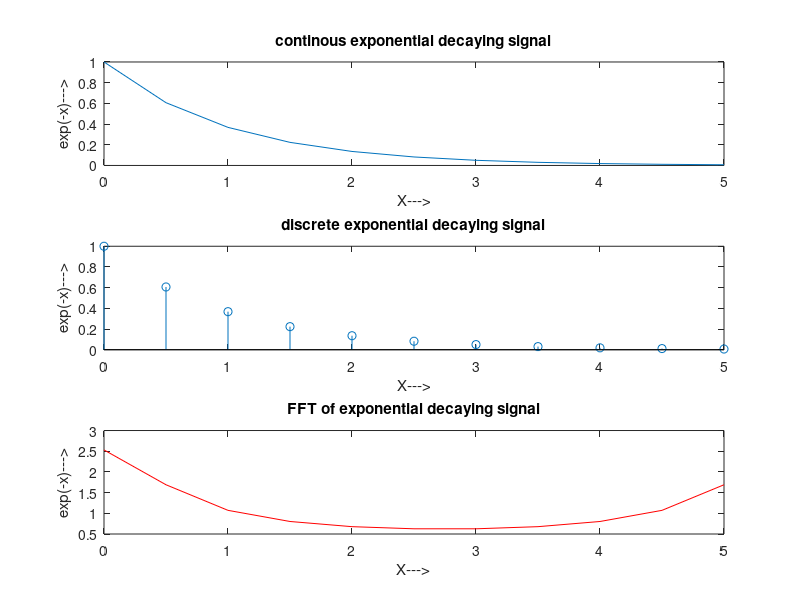

Reproduce this figure in MATLAB.
%Generation of exponential signal
clc;
close all;
clear all;
x = 0:0.5:5;
t = exp(-x);
u = abs(fft(t));
subplot(311)
plot(x,t)
title('continous exponential decaying signal')
xlabel('X--->')
ylabel('exp(-x)--->')
subplot(312)
stem(x,t)
title('discrete exponential decaying signal')
xlabel('X--->')
ylabel('exp(-x)--->')
subplot(313)
plot(x,u,'r')
title('FFT of exponential decaying signal')
xlabel('X--->')
ylabel('exp(-x)--->')